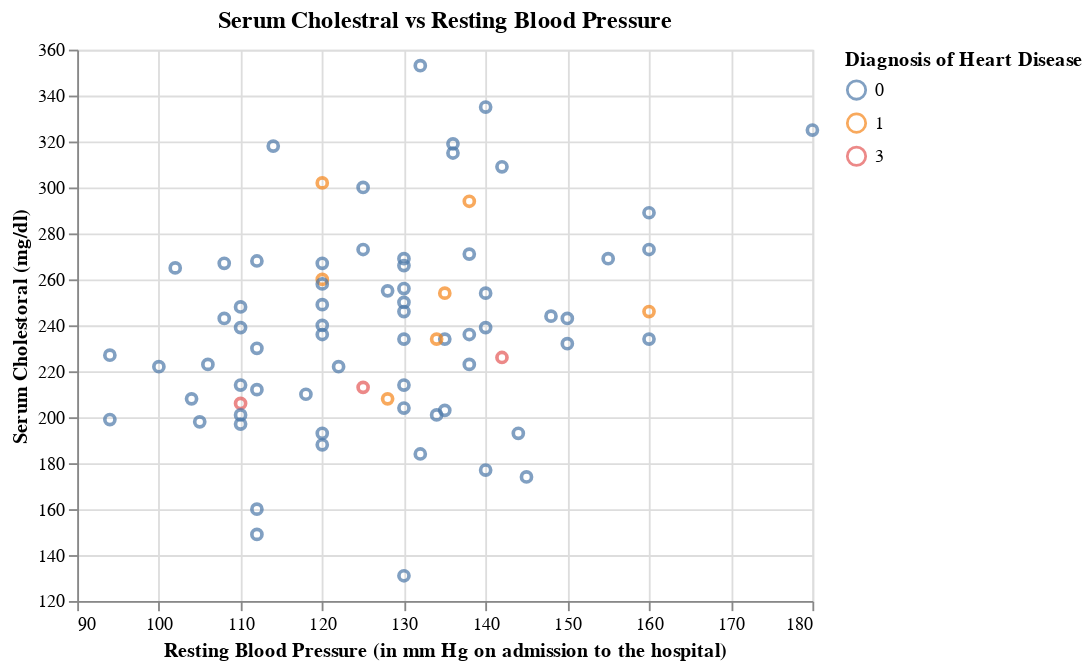

The code cell stored with this chart in its notebook:
### Markdown cell above
There are no clear trends in Maximum Heart Rate Achieved and Age that can be seen through the plot above. However, if a patient falls within the range of ages 50 to 65 and a Maximum heart rate of 100 to 160, they should be aware that they have a higher risk of possessing heart disease. As discussed in previous analyses, patients of ages 50 to 55 seem to have higher risk of heart disease.

### Code cell
plot4=alt.Chart(heart_test_predictions).mark_point().encode(
    x=alt.X("trestbps",title = "Resting Blood Pressure (in mm Hg on admission to the hospital)", scale=alt.Scale(zero=False)),
    y=alt.Y("chol",title = "Serum Cholestoral (mg/dl)", scale=alt.Scale(zero=False)),
    color=alt.Color("predicted:N",title = "Diagnosis of Heart Disease")
).properties(title="Serum Cholestral vs Resting Blood Pressure")
plot4

### Figure 1 — Vega-Lite specification as saved in the notebook (floating-point values rounded to 4 significant figures)
{"config": {"view": {"continuousWidth": 400, "continuousHeight": 300}}, "data": {"name": "data-126e00955e0362e263d044f6f4608d0d"}, "mark": "point", "encoding": {"color": {"field": "predicted", "title": "Diagnosis of Heart Disease", "type": "nominal"}, "x": {"field": "trestbps", "scale": {"zero": false}, "title": "Resting Blood Pressure (in mm Hg on admission to the hospital)", "type": "quantitative"}, "y": {"field": "chol", "scale": {"zero": false}, "title": "Serum Cholestoral (mg/dl)", "type": "quantitative"}}, "title": "Serum Cholestral vs Resting Blood Pressure", "$schema": "https://vega.github.io/schema/vega-lite/v4.17.0.json", "datasets": {"data-126e00955e0362e263d044f6f4608d0d": [{"age": 65, "sex": 1, "cp": 4, "trestbps": 110, "chol": 248, "fbs": 0, "restecg": 2, "thalach": 158, "exang": 0, "oldpeak": 0.6, "slope": 1, "ca": 2.0, "thal": 6.0, "num": 1, "predicted": 0}, {"age": 39, "sex": 0, "cp": 3, "trestbps": 94, "chol": 199, "fbs": 0, "restecg": 0, "thalach": 179, "exang": 0, "oldpeak": 0.0, "slope": 1, "ca": 0.0, "thal": 3.0, "num": 0, "predicted": 0}, {"age": 64, "sex": 1, "cp": 3, "trestbps": 140, "chol": 335, "fbs": 0, "restecg": 0, "thalach": 158, "exang": 0, "oldpeak": 0.0, "slope": 1, "ca": 0.0, "thal": 3.0, "num": 1, "predicted": 0}, {"age": 52, "sex": 1, "cp": 4, "trestbps": 128, "chol": 255, "fbs": 0, "restecg": 0, "thalach": 161, "exang": 1, "oldpeak": 0.0, "slope": 1, "ca": 1.0, "thal": 7.0, "num": 1, "predicted": 0}, {"age": 58, "sex": 1, "cp": 4, "trestbps": 125, "chol": 300, "fbs": 0, "restecg": 2, "thalach": 171, "exang": 0, "oldpeak": 0.0, "slope": 1, "ca": 2.0, "thal": 7.0, "num": 1, "predicted": 0}, {"age": 47, "sex": 1, "cp": 3, "trestbps": 108, "chol": 243, "fbs": 0, "restecg": 0, "thalach": 152, "exang": 0, "oldpeak": 0.0, "slope": 1, "ca": 0.0, "thal": 3.0, "num": 1, "predicted": 0}, {"age": 56, "sex": 1, "cp": 2, "trestbps": 120, "chol": 236, "fbs": 0, "restecg": 0, "thalach": 178, "exang": 0, "oldpeak": 0.8, "slope": 1, "ca": 0.0, "thal": 3.0, "num": 0, "predicted": 0}, {"age": 34, "sex": 0, "cp": 2, "trestbps": 118, "chol": 210, "fbs": 0, "restecg": 0, "thalach": 192, "exang": 0, "oldpeak": 0.7, "slope": 1, "ca": 0.0, "thal": 3.0, "num": 0, "predicted": 0}, {"age": 55, "sex": 1, "cp": 4, "trestbps": 132, "chol": 353, "fbs": 0, "restecg": 0, "thalach": 132, "exang": 1, "oldpeak": 1.2, "slope": 2, "ca": 1.0, "thal": 7.0, "num": 3, "predicted": 0}, {"age": 59, "sex": 1, "cp": 1, "trestbps": 160, "chol": 273, "fbs": 0, "restecg": 2, "thalach": 125, "exang": 0, "oldpeak": 0.0, "slope": 1, "ca": 0.0, "thal": 3.0, "num": 1, "predicted": 0}, {"age": 62, "sex": 1, "cp": 4, "trestbps": 120, "chol": 267, "fbs": 0, "restecg": 0, "thalach": 99, "exang": 1, "oldpeak": 1.8, "slope": 2, "ca": 2.0, "thal": 7.0, "num": 1, "predicted": 0}, {"age": 41, "sex": 0, "cp": 3, "trestbps": 112, "chol": 268, "fbs": 0, "restecg": 2, "thalach": 172, "exang": 1, "oldpeak": 0.0, "slope": 1, "ca": 0.0, "thal": 3.0, "num": 0, "predicted": 0}, {"age": 53, "sex": 1, "cp": 4, "trestbps": 142, "chol": 226, "fbs": 0, "restecg": 2, "thalach": 111, "exang": 1, "oldpeak": 0.0, "slope": 1, "ca": 0.0, "thal": 7.0, "num": 0, "predicted": 3}, {"age": 70, "sex": 1, "cp": 4, "trestbps": 145, "chol": 174, "fbs": 0, "restecg": 0, "thalach": 125, "exang": 1, "oldpeak": 2.6, "slope": 3, "ca": 0.0, "thal": 7.0, "num": 4, "predicted": 0}, {"age": 52, "sex": 1, "cp": 3, "trestbps": 138, "chol": 223, "fbs": 0, "restecg": 0, "thalach": 169, "exang": 0, "oldpeak": 0.0, "slope": 1, "ca": null, "thal": 3.0, "num": 0, "predicted": 0}, {"age": 58, "sex": 0, "cp": 2, "trestbps": 136, "chol": 319, "fbs": 1, "restecg": 2, "thalach": 152, "exang": 0, "oldpeak": 0.0, "slope": 1, "ca": 2.0, "thal": 3.0, "num": 3, "predicted": 0}, {"age": 41, "sex": 0, "cp": 2, "trestbps": 105, "chol": 198, "fbs": 0, "restecg": 0, "thalach": 168, "exang": 0, "oldpeak": 0.0, "slope": 1, "ca": 1.0, "thal": 3.0, "num": 0, "predicted": 0}, {"age": 67, "sex": 0, "cp": 4, "trestbps": 106, "chol": 223, "fbs": 0, "restecg": 0, "thalach": 142, "exang": 0, "oldpeak": 0.3, "slope": 1, "ca": 2.0, "thal": 3.0, "num": 0, "predicted": 0}, {"age": 52, "sex": 1, "cp": 2, "trestbps": 134, "chol": 201, "fbs": 0, "restecg": 0, "thalach": 158, "exang": 0, "oldpeak": 0.8, "slope": 1, "ca": 1.0, "thal": 3.0, "num": 0, "predicted": 0}, {"age": 51, "sex": 1, "cp": 3, "trestbps": 94, "chol": 227, "fbs": 0, "restecg": 0, "thalach": 154, "exang": 1, "oldpeak": 0.0, "slope": 1, "ca": 1.0, "thal": 7.0, "num": 0, "predicted": 0}, {"age": 29, "sex": 1, "cp": 2, "trestbps": 130, "chol": 204, "fbs": 0, "restecg": 2, "thalach": 202, "exang": 0, "oldpeak": 0.0, "slope": 1, "ca": 0.0, "thal": 3.0, "num": 0, "predicted": 0}, {"age": 61, "sex": 1, "cp": 4, "trestbps": 120, "chol": 260, "fbs": 0, "restecg": 0, "thalach": 140, "exang": 1, "oldpeak": 3.6, "slope": 2, "ca": 1.0, "thal": 7.0, "num": 2, "predicted": 1}, {"age": 54, "sex": 1, "cp": 4, "trestbps": 110, "chol": 239, "fbs": 0, "restecg": 0, "thalach": 126, "exang": 1, "oldpeak": 2.8, "slope": 2, "ca": 1.0, "thal": 7.0, "num": 3, "predicted": 0}, {"age": 59, "sex": 1, "cp": 4, "trestbps": 140, "chol": 177, "fbs": 0, "restecg": 0, "thalach": 162, "exang": 1, "oldpeak": 0.0, "slope": 1, "ca": 1.0, "thal": 7.0, "num": 2, "predicted": 0}, {"age": 54, "sex": 1, "cp": 3, "trestbps": 150, "chol": 232, "fbs": 0, "restecg": 2, "thalach": 165, "exang": 0, "oldpeak": 1.6, "slope": 1, "ca": 0.0, "thal": 7.0, "num": 0, "predicted": 0}, {"age": 51, "sex": 1, "cp": 1, "trestbps": 125, "chol": 213, "fbs": 0, "restecg": 2, "thalach": 125, "exang": 1, "oldpeak": 1.4, "slope": 1, "ca": 1.0, "thal": 3.0, "num": 0, "predicted": 3}, {"age": 64, "sex": 0, "cp": 4, "trestbps": 180, "chol": 325, "fbs": 0, "restecg": 0, "thalach": 154, "exang": 1, "oldpeak": 0.0, "slope": 1, "ca": 0.0, "thal": 3.0, "num": 0, "predicted": 0}, {"age": 69, "sex": 1, "cp": 3, "trestbps": 140, "chol": 254, "fbs": 0, "restecg": 2, "thalach": 146, "exang": 0, "oldpeak": 2.0, "slope": 2, "ca": 3.0, "thal": 7.0, "num": 2, "predicted": 0}, {"age": 54, "sex": 1, "cp": 4, "trestbps": 140, "chol": 239, "fbs": 0, "restecg": 0, "thalach": 160, "exang": 0, "oldpeak": 1.2, "slope": 1, "ca": 0.0, "thal": 3.0, "num": 0, "predicted": 0}, {"age": 55, "sex": 1, "cp": 4, "trestbps": 160, "chol": 289, "fbs": 0, "restecg": 2, "thalach": 145, "exang": 1, "oldpeak": 0.8, "slope": 2, "ca": 1.0, "thal": 7.0, "num": 4, "predicted": 0}, {"age": 48, "sex": 1, "cp": 4, "trestbps": 122, "chol": 222, "fbs": 0, "restecg": 2, "thalach": 186, "exang": 0, "oldpeak": 0.0, "slope": 1, "ca": 0.0, "thal": 3.0, "num": 0, "predicted": 0}, {"age": 42, "sex": 0, "cp": 4, "trestbps": 102, "chol": 265, "fbs": 0, "restecg": 2, "thalach": 122, "exang": 0, "oldpeak": 0.6, "slope": 2, "ca": 0.0, "thal": 3.0, "num": 0, "predicted": 0}, {"age": 66, "sex": 1, "cp": 2, "trestbps": 160, "chol": 246, "fbs": 0, "restecg": 0, "thalach": 120, "exang": 1, "oldpeak": 0.0, "slope": 2, "ca": 3.0, "thal": 6.0, "num": 2, "predicted": 1}, {"age": 66, "sex": 1, "cp": 4, "trestbps": 120, "chol": 302, "fbs": 0, "restecg": 2, "thalach": 151, "exang": 0, "oldpeak": 0.4, "slope": 2, "ca": 0.0, "thal": 3.0, "num": 0, "predicted": 1}, {"age": 57, "sex": 1, "cp": 4, "trestbps": 130, "chol": 131, "fbs": 0, "restecg": 0, "thalach": 115, "exang": 1, "oldpeak": 1.2, "slope": 2, "ca": 1.0, "thal": 7.0, "num": 3, "predicted": 0}, {"age": 71, "sex": 0, "cp": 4, "trestbps": 112, "chol": 149, "fbs": 0, "restecg": 0, "thalach": 125, "exang": 0, "oldpeak": 1.6, "slope": 2, "ca": 0.0, "thal": 3.0, "num": 0, "predicted": 0}, {"age": 53, "sex": 1, "cp": 3, "trestbps": 130, "chol": 246, "fbs": 1, "restecg": 2, "thalach": 173, "exang": 0, "oldpeak": 0.0, "slope": 1, "ca": 3.0, "thal": 3.0, "num": 0, "predicted": 0}, {"age": 44, "sex": 1, "cp": 4, "trestbps": 110, "chol": 197, "fbs": 0, "restecg": 2, "thalach": 177, "exang": 0, "oldpeak": 0.0, "slope": 1, "ca": 1.0, "thal": 3.0, "num": 1, "predicted": 0}, {"age": 59, "sex": 1, "cp": 4, "trestbps": 135, "chol": 234, "fbs": 0, "restecg": 0, "thalach": 161, "exang": 0, "oldpeak": 0.5, "slope": 2, "ca": 0.0, "thal": 7.0, "num": 0, "predicted": 0}, {"age": 61, "sex": 1, "cp": 1, "trestbps": 134, "chol": 234, "fbs": 0, "restecg": 0, "thalach": 145, "exang": 0, "oldpeak": 2.6, "slope": 2, "ca": 2.0, "thal": 3.0, "num": 2, "predicted": 1}, {"age": 62, "sex": 1, "cp": 2, "trestbps": 128, "chol": 208, "fbs": 1, "restecg": 2, "thalach": 140, "exang": 0, "oldpeak": 0.0, "slope": 1, "ca": 0.0, "thal": 3.0, "num": 0, "predicted": 1}, {"age": 37, "sex": 1, "cp": 3, "trestbps": 130, "chol": 250, "fbs": 0, "restecg": 0, "thalach": 187, "exang": 0, "oldpeak": 3.5, "slope": 3, "ca": 0.0, "thal": 3.0, "num": 0, "predicted": 0}, {"age": 54, "sex": 1, "cp": 4, "trestbps": 120, "chol": 188, "fbs": 0, "restecg": 0, "thalach": 113, "exang": 0, "oldpeak": 1.4, "slope": 2, "ca": 1.0, "thal": 7.0, "num": 2, "predicted": 0}, {"age": 42, "sex": 1, "cp": 1, "trestbps": 148, "chol": 244, "fbs": 0, "restecg": 2, "thalach": 178, "exang": 0, "oldpeak": 0.8, "slope": 1, "ca": 2.0, "thal": 3.0, "num": 0, "predicted": 0}, {"age": 54, "sex": 1, "cp": 3, "trestbps": 125, "chol": 273, "fbs": 0, "restecg": 2, "thalach": 152, "exang": 0, "oldpeak": 0.5, "slope": 3, "ca": 1.0, "thal": 3.0, "num": 0, "predicted": 0}, {"age": 49, "sex": 0, "cp": 4, "trestbps": 130, "chol": 269, "fbs": 0, "restecg": 0, "thalach": 163, "exang": 0, "oldpeak": 0.0, "slope": 1, "ca": 0.0, "thal": 3.0, "num": 0, "predicted": 0}, {"age": 45, "sex": 0, "cp": 2, "trestbps": 130, "chol": 234, "fbs": 0, "restecg": 2, "thalach": 175, "exang": 0, "oldpeak": 0.6, "slope": 2, "ca": 0.0, "thal": 3.0, "num": 0, "predicted": 0}, {"age": 45, "sex": 1, "cp": 4, "trestbps": 142, "chol": 309, "fbs": 0, "restecg": 2, "thalach": 147, "exang": 1, "oldpeak": 0.0, "slope": 2, "ca": 3.0, "thal": 7.0, "num": 3, "predicted": 0}, {"age": 66, "sex": 1, "cp": 4, "trestbps": 112, "chol": 212, "fbs": 0, "restecg": 2, "thalach": 132, "exang": 1, "oldpeak": 0.1, "slope": 1, "ca": 1.0, "thal": 3.0, "num": 2, "predicted": 0}, {"age": 42, "sex": 1, "cp": 3, "trestbps": 120, "chol": 240, "fbs": 1, "restecg": 0, "thalach": 194, "exang": 0, "oldpeak": 0.8, "slope": 3, "ca": 0.0, "thal": 7.0, "num": 0, "predicted": 0}, {"age": 45, "sex": 0, "cp": 4, "trestbps": 138, "chol": 236, "fbs": 0, "restecg": 2, "thalach": 152, "exang": 1, "oldpeak": 0.2, "slope": 2, "ca": 0.0, "thal": 3.0, "num": 0, "predicted": 0}, {"age": 68, "sex": 1, "cp": 4, "trestbps": 144, "chol": 193, "fbs": 1, "restecg": 0, "thalach": 141, "exang": 0, "oldpeak": 3.4, "slope": 2, "ca": 2.0, "thal": 7.0, "num": 2, "predicted": 0}, {"age": 69, "sex": 1, "cp": 1, "trestbps": 160, "chol": 234, "fbs": 1, "restecg": 2, "thalach": 131, "exang": 0, "oldpeak": 0.1, "slope": 2, "ca": 1.0, "thal": 3.0, "num": 0, "predicted": 0}, {"age": 54, "sex": 0, "cp": 3, "trestbps": 110, "chol": 214, "fbs": 0, "restecg": 0, "thalach": 158, "exang": 0, "oldpeak": 1.6, "slope": 2, "ca": 0.0, "thal": 3.0, "num": 0, "predicted": 0}, {"age": 41, "sex": 1, "cp": 3, "trestbps": 130, "chol": 214, "fbs": 0, "restecg": 2, "thalach": 168, "exang": 0, "oldpeak": 2.0, "slope": 2, "ca": 0.0, "thal": 3.0, "num": 0, "predicted": 0}, {"age": 58, "sex": 1, "cp": 3, "trestbps": 112, "chol": 230, "fbs": 0, "restecg": 2, "thalach": 165, "exang": 0, "oldpeak": 2.5, "slope": 2, "ca": 1.0, "thal": 7.0, "num": 4, "predicted": 0}, {"age": 58, "sex": 1, "cp": 4, "trestbps": 114, "chol": 318, "fbs": 0, "restecg": 1, "thalach": 140, "exang": 0, "oldpeak": 4.4, "slope": 3, "ca": 3.0, "thal": 6.0, "num": 4, "predicted": 0}, {"age": 65, "sex": 0, "cp": 3, "trestbps": 155, "chol": 269, "fbs": 0, "restecg": 0, "thalach": 148, "exang": 0, "oldpeak": 0.8, "slope": 1, "ca": 0.0, "thal": 3.0, "num": 0, "predicted": 0}, {"age": 50, "sex": 1, "cp": 4, "trestbps": 150, "chol": 243, "fbs": 0, "restecg": 2, "thalach": 128, "exang": 0, "oldpeak": 2.6, "slope": 2, "ca": 0.0, "thal": 7.0, "num": 4, "predicted": 0}, {"age": 54, "sex": 1, "cp": 3, "trestbps": 120, "chol": 258, "fbs": 0, "restecg": 2, "thalach": 147, "exang": 0, "oldpeak": 0.4, "slope": 2, "ca": 0.0, "thal": 7.0, "num": 0, "predicted": 0}, {"age": 54, "sex": 1, "cp": 4, "trestbps": 110, "chol": 206, "fbs": 0, "restecg": 2, "thalach": 108, "exang": 1, "oldpeak": 0.0, "slope": 2, "ca": 1.0, "thal": 3.0, "num": 3, "predicted": 3}, {"age": 49, "sex": 1, "cp": 2, "trestbps": 130, "chol": 266, "fbs": 0, "restecg": 0, "thalach": 171, "exang": 0, "oldpeak": 0.6, "slope": 1, "ca": 0.0, "thal": 3.0, "num": 0, "predicted": 0}, {"age": 54, "sex": 0, "cp": 3, "trestbps": 108, "chol": 267, "fbs": 0, "restecg": 2, "thalach": 167, "exang": 0, "oldpeak": 0.0, "slope": 1, "ca": 0.0, "thal": 3.0, "num": 0, "predicted": 0}, {"age": 59, "sex": 1, "cp": 4, "trestbps": 138, "chol": 271, "fbs": 0, "restecg": 2, "thalach": 182, "exang": 0, "oldpeak": 0.0, "slope": 1, "ca": 0.0, "thal": 3.0, "num": 0, "predicted": 0}, {"age": 45, "sex": 1, "cp": 4, "trestbps": 104, "chol": 208, "fbs": 0, "restecg": 2, "thalach": 148, "exang": 1, "oldpeak": 3.0, "slope": 2, "ca": 0.0, "thal": 3.0, "num": 0, "predicted": 0}, {"age": 62, "sex": 0, "cp": 4, "trestbps": 138, "chol": 294, "fbs": 1, "restecg": 0, "thalach": 106, "exang": 0, "oldpeak": 1.9, "slope": 2, "ca": 3.0, "thal": 3.0, "num": 2, "predicted": 1}, {"age": 56, "sex": 1, "cp": 4, "trestbps": 132, "chol": 184, "fbs": 0, "restecg": 2, "thalach": 105, "exang": 1, "oldpeak": 2.1, "slope": 2, "ca": 1.0, "thal": 6.0, "num": 1, "predicted": 0}, {"age": 42, "sex": 1, "cp": 4, "trestbps": 136, "chol": 315, "fbs": 0, "restecg": 0, "thalach": 125, "exang": 1, "oldpeak": 1.8, "slope": 2, "ca": 0.0, "thal": 6.0, "num": 2, "predicted": 0}, {"age": 65, "sex": 1, "cp": 4, "trestbps": 135, "chol": 254, "fbs": 0, "restecg": 2, "thalach": 127, "exang": 0, "oldpeak": 2.8, "slope": 2, "ca": 1.0, "thal": 7.0, "num": 2, "predicted": 1}, {"age": 46, "sex": 1, "cp": 4, "trestbps": 120, "chol": 249, "fbs": 0, "restecg": 2, "thalach": 144, "exang": 0, "oldpeak": 0.8, "slope": 1, "ca": 0.0, "thal": 7.0, "num": 1, "predicted": 0}, {"age": 57, "sex": 1, "cp": 4, "trestbps": 110, "chol": 201, "fbs": 0, "restecg": 0, "thalach": 126, "exang": 1, "oldpeak": 1.5, "slope": 2, "ca": 0.0, "thal": 6.0, "num": 0, "predicted": 0}, {"age": 51, "sex": 0, "cp": 3, "trestbps": 130, "chol": 256, "fbs": 0, "restecg": 2, "thalach": 149, "exang": 0, "oldpeak": 0.5, "slope": 1, "ca": 0.0, "thal": 3.0, "num": 0, "predicted": 0}, {"age": 56, "sex": 1, "cp": 1, "trestbps": 120, "chol": 193, "fbs": 0, "restecg": 2, "thalach": 162, "exang": 0, "oldpeak": 1.9, "slope": 2, "ca": 0.0, "thal": 7.0, "num": 0, "predicted": 0}, {"age": 45, "sex": 0, "cp": 2, "trestbps": 112, "chol": 160, "fbs": 0, "restecg": 0, "thalach": 138, "exang": 0, "oldpeak": 0.0, "slope": 2, "ca": 0.0, "thal": 3.0, "num": 0, "predicted": 0}, {"age": 41, "sex": 1, "cp": 2, "trestbps": 135, "chol": 203, "fbs": 0, "restecg": 0, "thalach": 132, "exang": 0, "oldpeak": 0.0, "slope": 2, "ca": 0.0, "thal": 6.0, "num": 0, "predicted": 0}, {"age": 51, "sex": 1, "cp": 3, "trestbps": 100, "chol": 222, "fbs": 0, "restecg": 0, "thalach": 143, "exang": 1, "oldpeak": 1.2, "slope": 2, "ca": 0.0, "thal": 3.0, "num": 0, "predicted": 0}]}}
